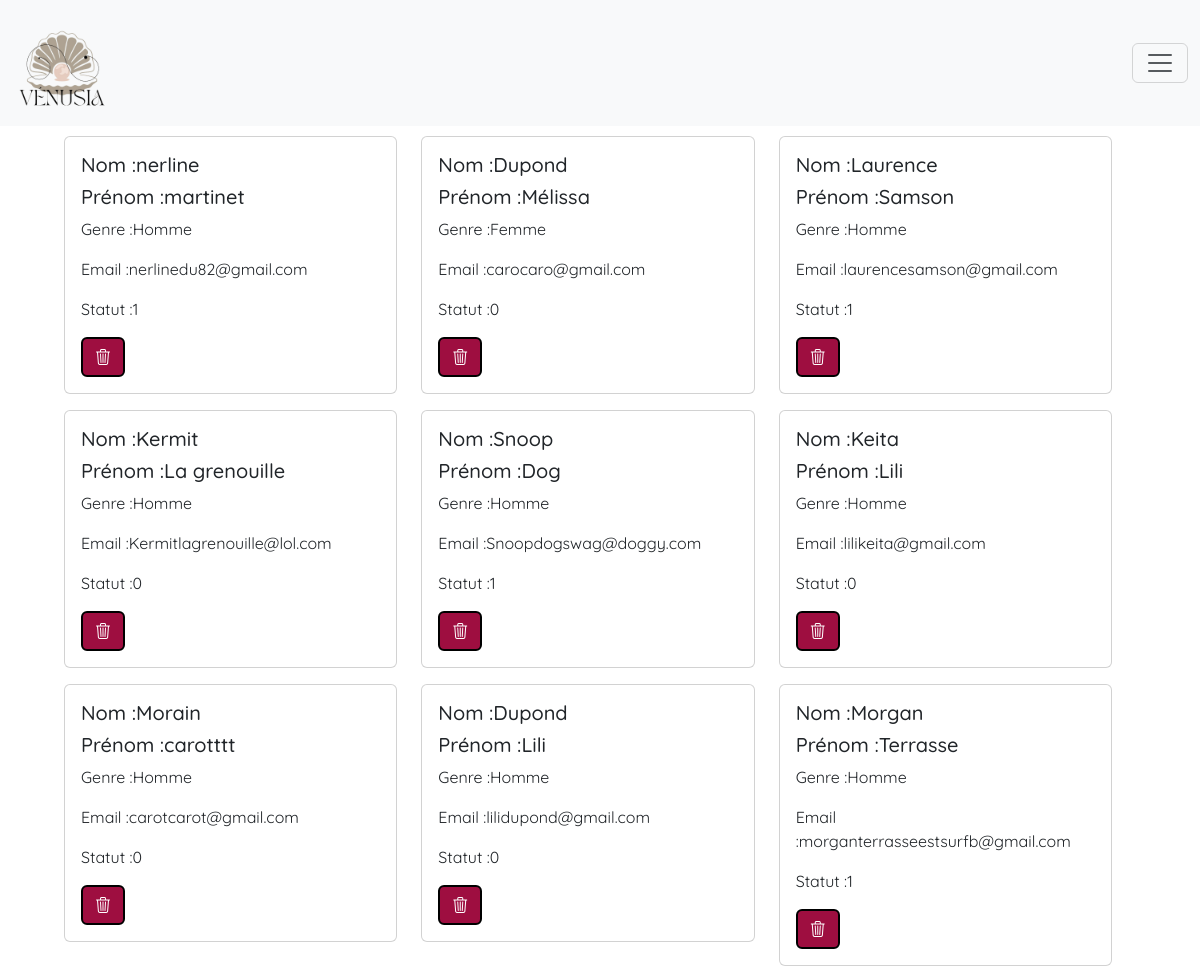
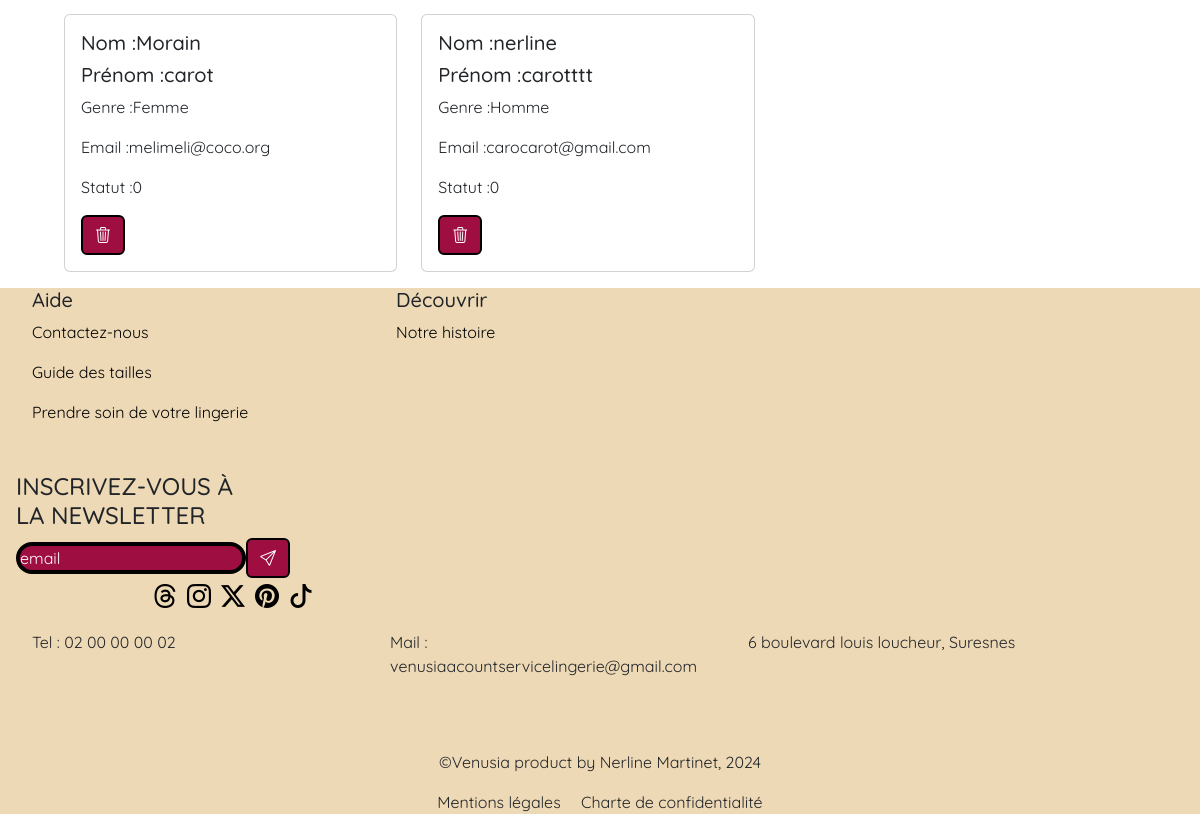
The app's page /membres.php (signed in) with its own data (2 pictures, top to bottom).
### tables this page shows
CREATE TABLE `membres` (
  `id_membre` int NOT NULL,
  `nom` varchar(100) NOT NULL,
  `prenom` varchar(100) NOT NULL,
  `civilite` enum('Homme','Femme') NOT NULL,
  `email` varchar(255) NOT NULL,
  `mdp` varchar(255) NOT NULL,
  `statue` varchar(20) NOT NULL
);

### inc/functions.inc.php (called while the page is built, shortened)
<?php
 function estConnecte(){
     if(isset($_SESSION['membres'])){
         return true;
     }else{
         return false;
     }
 }
 function estAdmin(){
     if(estConnecte() && $_SESSION['membres']['statue'] == 1){
         return true;
     }else{
        return false;
    }
 }

### membres.php (the view, shortened to what this page needs)
<?php
require "inc/headeradmin.inc.php";
if (estAdmin()){
?>
<main class="main-articles">
    <div class="row">
        <div class="col-12 titrearticle">
            <h1>Membres</h1>
        </div>
        <?php
        $requete = $pdoVenusia->query("SELECT * FROM membres");
        while ($produit = $requete->fetch(PDO::FETCH_ASSOC)) {
        ?>
            <div class="col-md-4 mb-3">
        <div class="card">
            <div class="card-body">
                <h5 class="card-title">Nom :<?php echo $produit['nom'] ?></h5>
                <h5 class="card-title">Prénom :<?php echo $produit['prenom'] ?></h5>
                <p class="card-text">Genre :<?php echo $produit['civilite'] ?></p>
                <p class="card-text">Email :<?php echo $produit['email'] ?></p>
                <p class="card-text">Statut :<?php echo $produit['statue'] ?></p>
                <a href="membres.php?action=suppression&id_membre=<?php echo "$produit[id_membre]"; ?>" class="btn btn-danger" onclick="return(confirm('Êtes vous sûr de vouloir supprimer cet article ?'))"><i class="bi bi-trash3"></i></a>
            </div>
        </div>
    </div>
        <?php
        }
        ?>
    </div>
</main>
<?php
require "inc/footer.inc.php";}
?>

### assets/css/style.css (style rules this page uses)
* { margin: 0; padding: 0; max-width: 100%; }
:root { --maincolor: #9e0e40; --colorbgc: #eed9b6; }
body { background-color: #eed9b619; }
.btn { font-family: "Quicksand", sans-serif; }
.btn { background-color: #9e0e40 !important; border-color: black !important; border-radius: 50px; border: 2px solid black !important; }
h1 { display: flex; justify-content: center; color: #eed9b6; font-family: "Elsie", serif; font-weight: bold; padding: 1em; font-size: 2em; }
.btnenv, .btn { display: flex; justify-content: center; align-items: center; text-transform: uppercase; }
.titrearticle h1 { text-transform: uppercase; color: black; }
.main-articles { padding: 0 4em; font-family: "Quicksand", sans-serif; }

### records on screen
membres: nom "nerline", prenom "martinet", civilite "Homme", email "nerlinedu82@gmail.com", statue "1"
membres: nom "Dupond", prenom "Mélissa", civilite "Femme", email "carocaro@gmail.com", statue "0"
membres: nom "Laurence", prenom "Samson", civilite "Homme", email "laurencesamson@gmail.com", statue "1"
membres: nom "Kermit", prenom "La grenouille", civilite "Homme", email "Kermitlagrenouille@lol.com", statue "0"
membres: nom "Snoop", prenom "Dog", civilite "Homme", email "Snoopdogswag@doggy.com", statue "1"
membres: nom "Keita", prenom "Lili", civilite "Homme", email "lilikeita@gmail.com", statue "0"
membres: nom "Morain", prenom "carotttt", civilite "Homme", email "carotcarot@gmail.com", statue "0"
membres: nom "Dupond", prenom "Lili", civilite "Homme", email "lilidupond@gmail.com", statue "0"
membres: nom "Morgan", prenom "Terrasse", civilite "Homme", email "morganterrasseestsurfb@gmail.com", statue "1"
membres: nom "Morain", prenom "carot", civilite "Femme", email "melimeli@coco.org", statue "0"
membres: nom "nerline", prenom "carotttt", civilite "Homme", email "carocarot@gmail.com", statue "0"
